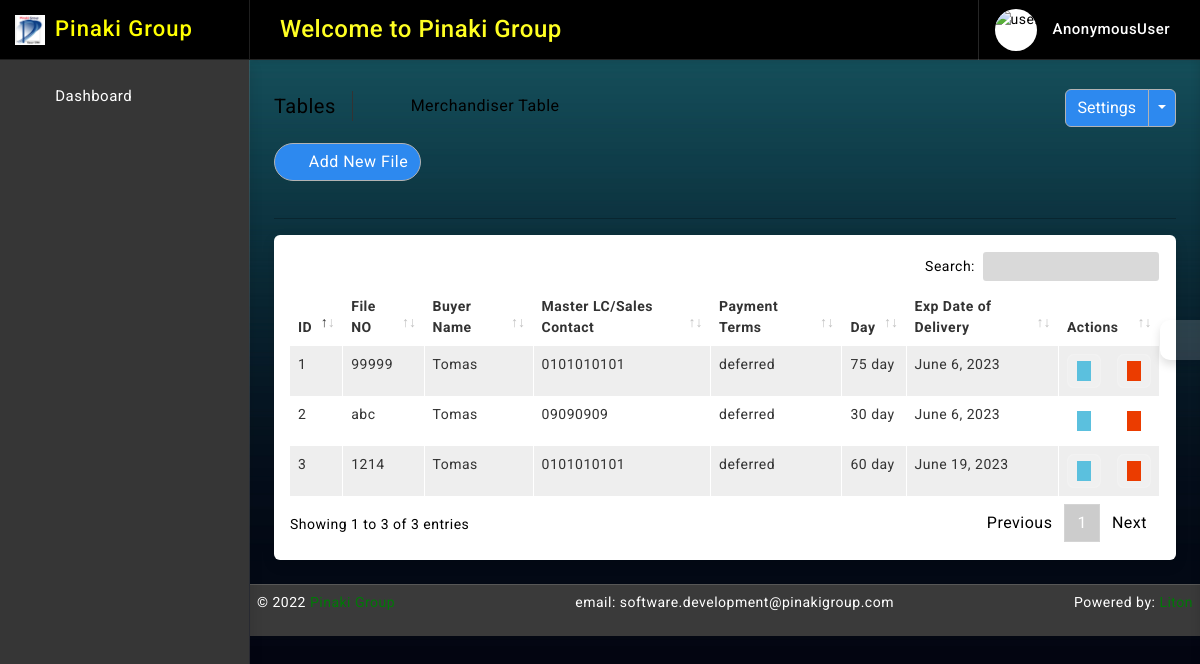
/file/, run on an earlier commit of the app's database.
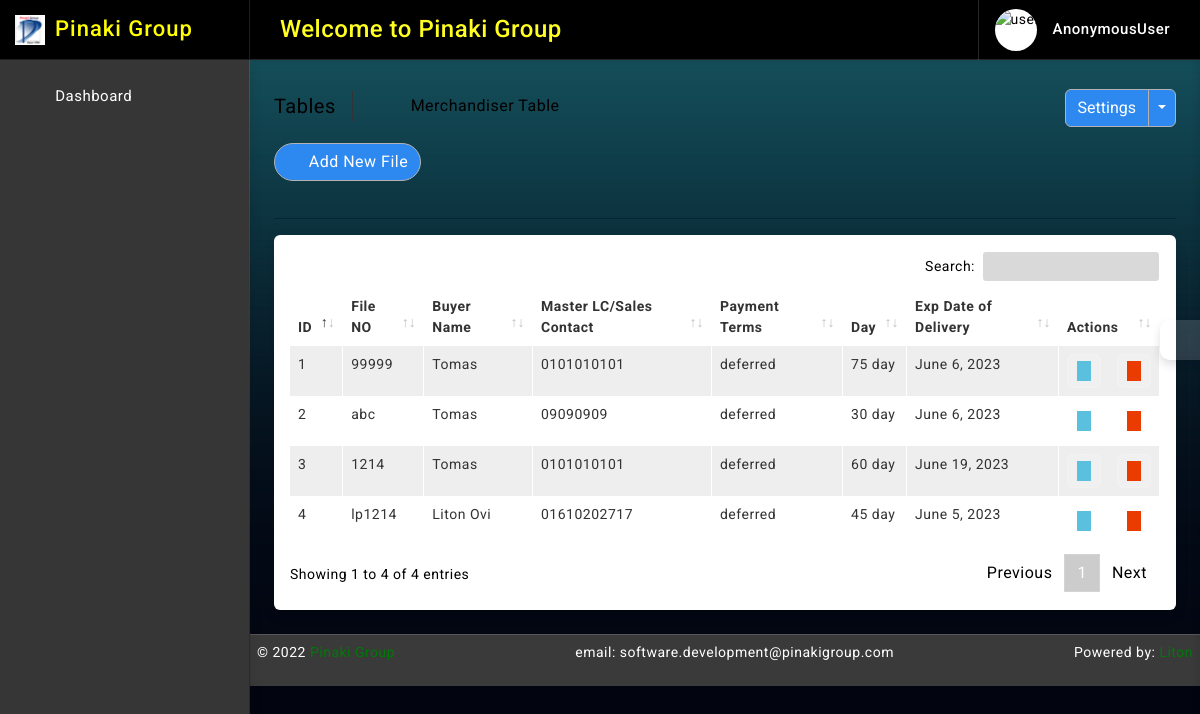
And on a later commit of the database.
### file/models.py (models this page shows, shortened)
class File(models.Model):
    file = models.CharField(max_length=64, null=True, blank=False)
    buyer_name = models.ForeignKey(Buyer, on_delete=models.CASCADE, blank=False, related_name='buyersname')
    master_lc_sc = models.CharField(max_length=128, null=True, blank=True)
    abc = models.CharField(max_length=50)
    DAY = (
        ('', 'Select'),
        ('30 day', '30 day'),
        ('45 day', '45 day'),
        ('60 day', '60 day'),
        ('75 day', '75 day'),
        ('90 day', '90 day'),
        ('105 day', '105 day'),
        ('120 day', '120 day'),
    )
    xyz = models.CharField(max_length=64, null=True, blank=True, choices=DAY)
    exp_date_of_delivery = models.DateField(default= now, null=True, blank=True)
    updated_at = models.DateTimeField(auto_now_add=False, auto_now=True)
    created_at = models.DateTimeField(auto_now_add=True, auto_now=False)

### buyer/models.py (models this page shows)
class Buyer(models.Model):
    name = models.CharField(max_length=64, null=True, blank=True)
    address = models.CharField(max_length=128, null=True, blank=True)
    country = models.CharField(max_length=64, null=True, blank=True)
    TYPE = (
        ('', 'Select'),
        ('derect_customer', 'Derect Customer'),
        ('buying_house', 'Buying House'),
    )
    type = models.CharField(max_length=64, null=True, blank=False, choices=TYPE)
    updated_at = models.DateTimeField(auto_now_add=False, auto_now=True)
    created_at = models.DateTimeField(auto_now_add=True, auto_now=False)
    def __str__(self):
        return self.name

### file/views.py (the view)
# urls.py: path('', views.file_read, name='file_read'),
def file_read(request):
    file_data = File.objects.all().order_by('-id')
    context = {
        'file_data': file_data
    }
    return render(request, 'file/read.html', context)

### templates/file/read.html (shortened to what this page needs)
{% extends 'base/base.html' %}
{% block body %}
{% load static %}
		<div class="page-wrapper">
			<div class="page-content">
				<div class="page-breadcrumb d-none d-sm-flex align-items-center mb-3">
					<div class="breadcrumb-title pe-3">Tables</div>
					<div class="ps-3">
						<nav aria-label="breadcrumb">
							<ol class="breadcrumb mb-0 p-0">
								<li class="breadcrumb-item"><a href="{% url 'home' %}"><i class="bx bx-home-alt"></i></a>
								</li>
								<li class="breadcrumb-item active" aria-current="page">Merchandiser Table</li>
							</ol>
						</nav>
					</div>
					<div class="ms-auto">
						<div class="btn-group">
							<button type="button" class="btn btn-light">Settings</button>
							<button type="button" class="btn btn-light dropdown-toggle dropdown-toggle-split" data-bs-toggle="dropdown">	<span class="visually-hidden">Toggle Dropdown</span>
							</button>
						</div>
					</div>
				</div>
                <div class="ms-auto"><a href="/file/create/" class="btn btn-light radius-30 mt-2 mt-lg-0"><i class="bx bxs-plus-square"></i>Add New File</a></div><br>
				<hr/>
				<div class="card">
					<div class="card-body">
						<div class="table-responsive">
							<table id="example2" class="table table-striped table-bordered">
								<thead>
									<tr>
										<th>ID</th>
										<th>File NO</th>
                                        <th>Buyer Name</th>
										<th>Master LC/Sales Contact</th>
										<th>Payment Terms</th>
										<th>Day</th>
										<th>Exp Date of Delivery</th>
										<th>Actions</th>
									</tr>
								</thead>
								<tbody>
									{% for data in file_data %}
									<tr>
                                        <td>{{ data.id }}</td>
                                        <td>{{ data.file }}</td>
                                        <td>{{ data.buyer_name }}</td>
                                        <td>{{ data.master_lc_sc }}</td>
                                        <td>{{ data.abc }}</td>
                                        <td>{{ data.xyz }}</td>
                                        <td>{{ data.exp_date_of_delivery }}</td>
										<td class="center">
											<div class="d-flex order-actions">
												<a class="" href="{% url 'file_update' data.id %}">
													<i class='bx bxs-edit'></i>
												</a>
												<a class="ms-3" href="{% url 'file_delete' data.id %}" onclick="return confirm('Are you sure?');">
													<i class='bx bxs-trash'></i>
												</a>
											</div>
										</td>
									</tr>
								 {% endfor %}
								</tbody>
							</table>
						</div>
					</div>
				</div>
			</div>
		</div>
{% endblock body %}

What changed in the data, as far as the page shows it:
added File: id "4", file "lp1214", buyer_name "Liton Ovi", master_lc_sc "01610202717", abc "deferred", xyz "45 day", exp_date_of_delivery "June 5, 2023"
Also different on the page:
text written by a page script: "Search: Showing 1 to 3 of 3 entries Previous 1 Next" → "Search: Showing 1 to 4 of 4 entries Previous 1 Next"
